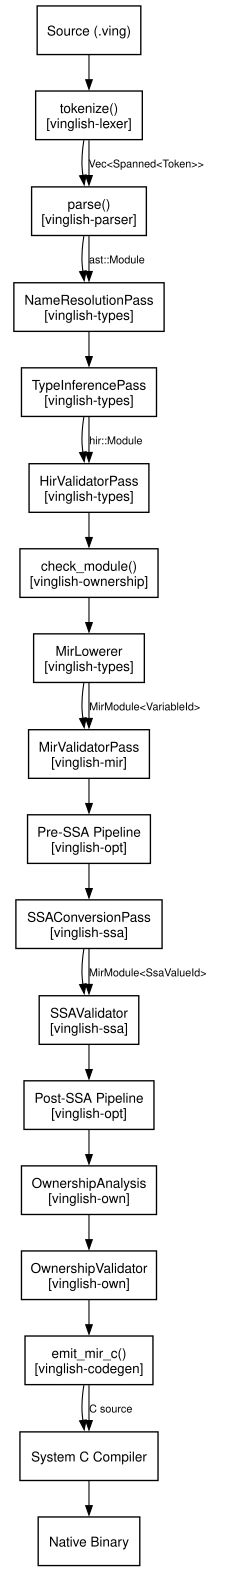

Write the Python code that produced this figure.
"""Generate the compiler pipeline diagram as SVG using graphviz."""

import graphviz

g = graphviz.Digraph(
    "compiler_pipeline",
    format="svg",
    graph_attr={
        "bgcolor": "white",
        "rankdir": "TB",
        "fontname": "Helvetica",
        "fontsize": "11",
        "nodesep": "0.4",
        "ranksep": "0.35",
        "margin": "0.2",
    },
    node_attr={
        "shape": "box",
        "style": "solid",
        "fontname": "Helvetica",
        "fontsize": "10",
        "color": "black",
        "fillcolor": "white",
        "penwidth": "1.0",
    },
    edge_attr={
        "color": "black",
        "arrowsize": "0.7",
        "penwidth": "0.8",
    },
)

stages = [
    ("src", "Source (.ving)"),
    ("lex", "tokenize()\n[vinglish-lexer]"),
    ("parse", "parse()\n[vinglish-parser]"),
    ("nameres", "NameResolutionPass\n[vinglish-types]"),
    ("typeinf", "TypeInferencePass\n[vinglish-types]"),
    ("hirval", "HirValidatorPass\n[vinglish-types]"),
    ("ownast", "check_module()\n[vinglish-ownership]"),
    ("mirlower", "MirLowerer\n[vinglish-types]"),
    ("mirval", "MirValidatorPass\n[vinglish-mir]"),
    ("pressa", "Pre-SSA Pipeline\n[vinglish-opt]"),
    ("ssa", "SSAConversionPass\n[vinglish-ssa]"),
    ("ssaval", "SSAValidator\n[vinglish-ssa]"),
    ("postssa", "Post-SSA Pipeline\n[vinglish-opt]"),
    ("ownmir", "OwnershipAnalysis\n[vinglish-own]"),
    ("ownval", "OwnershipValidator\n[vinglish-own]"),
    ("codegen", "emit_mir_c()\n[vinglish-codegen]"),
    ("cc", "System C Compiler"),
    ("bin", "Native Binary"),
]

for node_id, label in stages:
    g.node(node_id, label)

for i in range(len(stages) - 1):
    g.edge(stages[i][0], stages[i + 1][0])

# Data type annotations on edges
g.edge("lex", "parse", label="Vec<Spanned<Token>>", fontsize="8", fontname="Helvetica")
g.edge("parse", "nameres", label="ast::Module", fontsize="8", fontname="Helvetica")
g.edge("typeinf", "hirval", label="hir::Module", fontsize="8", fontname="Helvetica")
g.edge("mirlower", "mirval", label="MirModule<VariableId>", fontsize="8", fontname="Helvetica")
g.edge("ssa", "ssaval", label="MirModule<SsaValueId>", fontsize="8", fontname="Helvetica")
g.edge("codegen", "cc", label="C source", fontsize="8", fontname="Helvetica")

g.render("compiler_pipeline", directory=".", cleanup=True)
print("Generated compiler_pipeline.svg")
